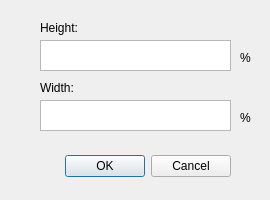
<?xml version="1.0" encoding="UTF-8"?>
<ui version="4.0">
 <class>stretchimg</class>
 <widget class="QDialog" name="stretchimg">
  <property name="geometry">
   <rect>
    <x>0</x>
    <y>0</y>
    <width>270</width>
    <height>200</height>
   </rect>
  </property>
  <property name="windowTitle">
   <string>Stretch...</string>
  </property>
  <property name="locale">
   <locale language="English" country="World"/>
  </property>
  <widget class="QDialogButtonBox" name="buttonBox">
   <property name="geometry">
    <rect>
     <x>-110</x>
     <y>150</y>
     <width>341</width>
     <height>32</height>
    </rect>
   </property>
   <property name="locale">
    <locale language="English" country="UnitedStates"/>
   </property>
   <property name="orientation">
    <enum>Qt::Horizontal</enum>
   </property>
   <property name="standardButtons">
    <set>QDialogButtonBox::Cancel|QDialogButtonBox::Ok</set>
   </property>
   <property name="centerButtons">
    <bool>false</bool>
   </property>
  </widget>
  <widget class="QTextEdit" name="te_height">
   <property name="geometry">
    <rect>
     <x>40</x>
     <y>40</y>
     <width>191</width>
     <height>31</height>
    </rect>
   </property>
   <property name="verticalScrollBarPolicy">
    <enum>Qt::ScrollBarAsNeeded</enum>
   </property>
   <property name="horizontalScrollBarPolicy">
    <enum>Qt::ScrollBarAsNeeded</enum>
   </property>
   <property name="acceptRichText">
    <bool>false</bool>
   </property>
  </widget>
  <widget class="QLabel" name="label_height">
   <property name="geometry">
    <rect>
     <x>40</x>
     <y>20</y>
     <width>71</width>
     <height>16</height>
    </rect>
   </property>
   <property name="text">
    <string>Height:</string>
   </property>
  </widget>
  <widget class="QLabel" name="label_width">
   <property name="geometry">
    <rect>
     <x>40</x>
     <y>80</y>
     <width>71</width>
     <height>16</height>
    </rect>
   </property>
   <property name="text">
    <string>Width:</string>
   </property>
  </widget>
  <widget class="QTextEdit" name="te_width">
   <property name="geometry">
    <rect>
     <x>40</x>
     <y>100</y>
     <width>191</width>
     <height>31</height>
    </rect>
   </property>
   <property name="verticalScrollBarPolicy">
    <enum>Qt::ScrollBarAsNeeded</enum>
   </property>
   <property name="horizontalScrollBarPolicy">
    <enum>Qt::ScrollBarAsNeeded</enum>
   </property>
   <property name="acceptRichText">
    <bool>false</bool>
   </property>
  </widget>
  <widget class="QLabel" name="label_p">
   <property name="geometry">
    <rect>
     <x>240</x>
     <y>50</y>
     <width>55</width>
     <height>16</height>
    </rect>
   </property>
   <property name="text">
    <string>%</string>
   </property>
  </widget>
  <widget class="QLabel" name="label_p2">
   <property name="geometry">
    <rect>
     <x>240</x>
     <y>110</y>
     <width>55</width>
     <height>16</height>
    </rect>
   </property>
   <property name="text">
    <string>%</string>
   </property>
  </widget>
 </widget>
 <resources/>
 <connections>
  <connection>
   <sender>buttonBox</sender>
   <signal>accepted()</signal>
   <receiver>stretchimg</receiver>
   <slot>accept()</slot>
   <hints>
    <hint type="sourcelabel">
     <x>248</x>
     <y>254</y>
    </hint>
    <hint type="destinationlabel">
     <x>157</x>
     <y>274</y>
    </hint>
   </hints>
  </connection>
  <connection>
   <sender>buttonBox</sender>
   <signal>rejected()</signal>
   <receiver>stretchimg</receiver>
   <slot>reject()</slot>
   <hints>
    <hint type="sourcelabel">
     <x>316</x>
     <y>260</y>
    </hint>
    <hint type="destinationlabel">
     <x>286</x>
     <y>274</y>
    </hint>
   </hints>
  </connection>
 </connections>
</ui>
